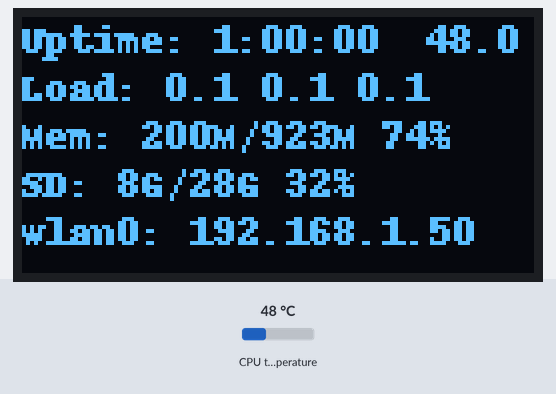
Simulated run of this program. Board: Raspberry Pi (BCM pin numbers). On the bench: 128×64 one-colour display. Inputs (shaded band) come from the test bench; at power-on: CPU temperature 48 °C. The clock reads 2024-03-15 10:24:30 at power-on unless the program sets it; system figures (address, load, memory, disk, uptime) are fixed made-up values; what the program prints to the terminal is not drawn.

Above: at 0.1 s.
At 90.1 s:
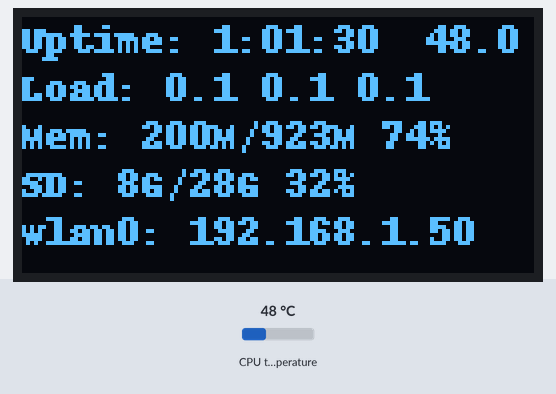

The program:

oledtest.py
```python
#!/usr/bin/env python3
# coding=utf-8

import os
import sys
import subprocess
import time
from datetime import datetime
import psutil
from PIL import ImageFont
from luma.core.interface.serial import i2c, spi
from luma.oled.device import ssd1306
from luma.core.render import canvas

from netinfo import get_ip_address

def bytes2human(n):
    symbols = ('K', 'M', 'G', 'T', 'P', 'E', 'Z', 'Y')
    prefix = {}
    for i, s in enumerate(symbols):
        prefix[s] = 1 << (i + 1) * 10
    for s in reversed(symbols):
        if n >= prefix[s]:
            value = int(float(n) / prefix[s])
            return '%s%s' % (value, s)
    return "%sB" % n

def uptime_info():
    uptime = datetime.now() - datetime.fromtimestamp(psutil.boot_time())
    return "Uptime: %s" % (str(uptime).split('.')[0])

def temp_info():
    temperature = subprocess.getoutput("vcgencmd measure_temp")
    return temperature[5:-2]

def cpu_info():
    av1, av2, av3 = os.getloadavg()
    return "Load: %.1f %.1f %.1f" % (av1, av2, av3)

def mem_info():
    mem = psutil.virtual_memory()
    return "Mem: %s/%s %.0f%%" % (bytes2human(mem.used), bytes2human(mem.total), 100 - mem.percent)

def disk_info(dir = "/"):
    disk = psutil.disk_usage(dir)
    return "SD: %s/%s %.0f%%" % (bytes2human(disk.used), bytes2human(disk.total), disk.percent)

def net_info(iface = "lo"):
    net = psutil.net_io_counters(pernic = True)[iface]
    addr = psutil.net_if_addrs()[iface]
    # return "%s: Tx%s, Rx%s" % (iface, bytes2human(net.bytes_sent), bytes2human(net.bytes_recv))
    return "%s: %s" % (iface, addr[0].address)

def draw_stats(device):
    # font2 = ImageFont.truetype(font_path, 12)
    with canvas(device) as draw:
        draw.text((0, 0), uptime_info(), fill="white")
        draw.text((101, 0), temp_info(), fill="white")
        draw.text((0, 12), cpu_info(), fill="white")
        draw.text((0, 24), mem_info(), fill="white")
        draw.text((0, 36), disk_info(), fill="white")
        try:
            draw.text((0, 48), net_info("wlan0"), fill="white")
            # draw.text((0, 48), "wlan0: " + get_ip_address(b'wlan0'), fill="white")
        except KeyError:
            draw.text((0, 48), "net: no wifi", fill="white")

if __name__ == "__main__":
    try:
        print("Start oled monitor")
        serial = spi()
        device = ssd1306(serial)
        while True:
            draw_stats(device)
            time.sleep(30)
    except KeyboardInterrupt:
        sys.exit()
```

netinfo.py
```python
#!/usr/bin/env python3
# coding=utf-8

import os
import socket
import fcntl
import struct
"""
获取主机ip地址
参数:
ifname: 通过b'lo'获取的为环回地址, 通过b'eth0'获取的为主机ip地址
"""
def get_ip_address(ifname=b'lo'):
  try:
    s = socket.socket(socket.AF_INET, socket.SOCK_DGRAM)
    return socket.inet_ntoa(fcntl.ioctl(
      s.fileno(),
      0x8915, # SIOCGIFADDR
      struct.pack("256s", ifname[:15])
    )[20:24])
  except:
    ips = os.popen("LANG=C ifconfig | grep \"inet addr\" | grep -v \"127.0.0.1\" | awk -F \":\" '{print $2}' | awk '{print $1}'").readlines()
    if len(ips) > 0:
      return ips[0]
  return "NULL"

if __name__ == "__main__":
  print("loopback:", get_ip_address())
  print("eth0:", get_ip_address(b'eth0'))
  print("wlan0:", get_ip_address(b'wlan0'))
  
```

Measured:
- what the display in image 1 shows lasts 30.0 s, from 90.1 s to 120.1 s
